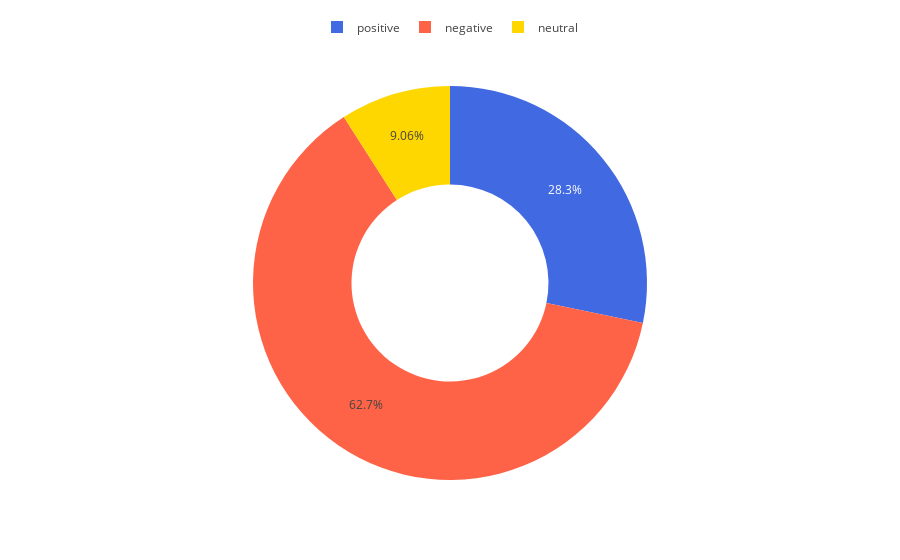

This figure's notebook cell:
### Code cell
fig.update_layout(legend=dict(
    orientation="h",
    yanchor="middle",
    y= 1.15,
    xanchor="center",
    x= 0.5
))

### Figure 1 — Plotly figure (JSON) as saved in the notebook; plotly's stock layout.template omitted (floating-point values rounded to 4 significant figures; data arrays with more than 128 entries replaced by an {"elided": "..."} marker saying what was removed)
{"data": [{"direction": "clockwise", "domain": {"x": [0, 1], "y": [0, 1]}, "hole": 0.5, "hovertemplate": "sentiment=%{label}<extra></extra>", "labels": {"elided": "276 str values"}, "legendgroup": "", "name": "", "showlegend": true, "sort": false, "type": "pie"}], "layout": {"legend": {"orientation": "h", "tracegroupgap": 0, "x": 0.5, "xanchor": "center", "y": 1.15, "yanchor": "middle"}, "margin": {"t": 60}, "piecolorway": ["royalblue", "tomato", "gold"]}}
